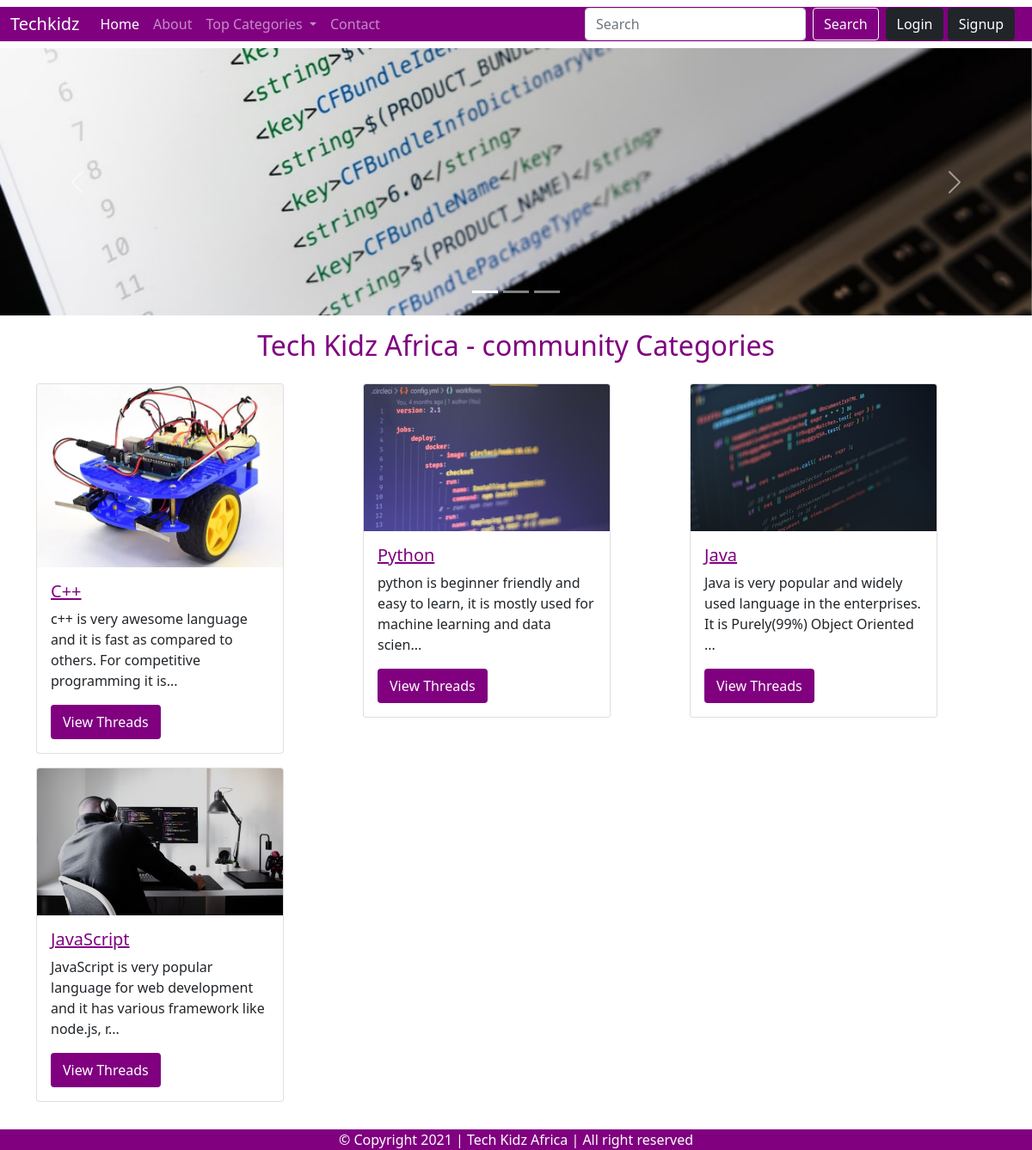
The page /forum/index.php on the database its author committed.
### tables this page shows
CREATE TABLE `category` (
  `cate_id` int(8) NOT NULL,
  `cate_name` varchar(255) NOT NULL,
  `cate_desc` varchar(255) NOT NULL,
  `created` datetime DEFAULT current_timestamp()
);

### forum/index.php (the view, shortened to what this page needs)
<!doctype html>
<html lang="en">
<head>
    <link href="https://cdn.jsdelivr.net/npm/bootstrap@5.0.0-beta1/dist/css/bootstrap.min.css" rel="stylesheet"
>
</head>
<body>
    <?php require "partials/_header.php"; ?>
    <div id="carouselExampleIndicators" class="carousel slide" data-bs-ride="carousel">
        <ol class="carousel-indicators">
            <li data-bs-target="#carouselExampleIndicators" data-bs-slide-to="0" class="active"></li>
            <li data-bs-target="#carouselExampleIndicators" data-bs-slide-to="1"></li>
            <li data-bs-target="#carouselExampleIndicators" data-bs-slide-to="2"></li>
        </ol>
        <div class="carousel-inner">
            <div class="carousel-item active">
                <img src="img/slider_3.jpg" class="d-block w-100" alt="...">
            </div>
        </div>
        <a class="carousel-control-prev" href="#carouselExampleIndicators" role="button" data-bs-slide="prev">
            <span class="carousel-control-prev-icon" aria-hidden="true"></span>
        </a>
        <a class="carousel-control-next" href="#carouselExampleIndicators" role="button" data-bs-slide="next">
            <span class="carousel-control-next-icon" aria-hidden="true"></span>
        </a>
    </div>
    <div class="container mb-5">
        <h2 class="text-center my-3" style="color:purple">Tech Kidz Africa - community Categories</h2>
        <div class="row">
        <?php
        $cno=0;
        $sql = "SELECT * FROM `category`";
        $result = mysqli_query($conn, $sql);
        while($row = mysqli_fetch_assoc($result)){
            $cno+=1;
            $id = $row['cate_id'];
            $cat = $row['cate_name'];
            $desc = $row['cate_desc'];
            echo '<div class="col-md-4 my-2">
                <div class="card" style="width: 18rem;">
                    <img src="img/card' . $cno .'.jpg ", programming" class="card-img-top" alt="...">
                    <div class="card-body">
                        <h5 class="card-title"><a href="threadList.php?catid=' .$id . '" style="color:purple" >'. $cat .'</a></h5>
                        <p class="card-text">' . substr($desc, 0, 100) . '...</p>
                        <a href="threadList.php?cateid=' . $id . '" class="btn btn-primary" style="background-color:purple; border:2px solid purple;">View Threads</a>
                    </div>
                </div>
            </div>';
        }
        ?>
        </div>
    </div>
    <?php require "partials/_footer.php"; ?>
</body>
</html>

### rows shown on the page
category: shows a picture, cate_name "C++", cate_desc "c++ is very awesome language and it is fast as compared to others. For competitive programming it is"
category: shows a picture, cate_name "Python", cate_desc "python is beginner friendly and easy to learn, it is mostly used for machine learning and data scien"
category: shows a picture, cate_name "Java", cate_desc "Java is very popular and widely used language in the enterprises. It is Purely(99%) Object Oriented"
category: shows a picture, cate_name "JavaScript", cate_desc "JavaScript is very popular language for web development and it has various framework like node.js, r"
